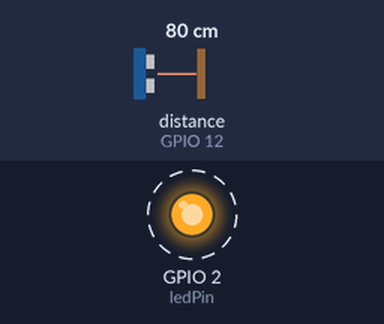
This sketch was run on a simulated ESP8266 (NodeMCU). On the bench: output pins drawn as LEDs (lit = HIGH). Dashed ring = blinking. The inputs (shaded band) are chosen by the test bench; at power-on: distance to the obstacle (sensor on GPIO 12) 80 cm. The echo pulse lasts 58.3 µs per cm; WiFi joins after 1.5 s; servers stay silent unless stated; what the sketch prints to the serial monitor is not drawn.

Above: at 1.85 s.
Timing chart, 0 to 4.8 s (numbered marks = the images above):
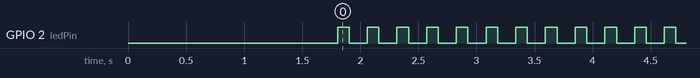

Measured:
- by itself, GPIO 2 (ledPin): alternates HIGH for 0.10 s and LOW for 0.16 s
- by itself, everything shown: repeats every 7.2 s, in 28 steps

The sketch:

Esp8266.ino
```cpp
#define BLYNK_TEMPLATE_ID "TMPL3fbtYn2Ss"
#define BLYNK_TEMPLATE_NAME "AICTE Smart Dustbin"
#define BLYNK_AUTH_TOKEN "4yFXy4OQ6q70rzh5HoTSlV3jP4mkbPB8"

#include <ESP8266WiFi.h>
#include <BlynkSimpleEsp8266.h>
#include <NewPing.h>

char auth[] = BLYNK_AUTH_TOKEN;
const int trigPin = 5;
const int echoPin = 12;
#define MAX_DISTANCE 200
const int ledPin = 2; // GPIO2 (or adjust to your LED pin)

char ssid[] = "Bitto";
char pass[] = "9278348561";

BlynkTimer timer;

NewPing sonar(trigPin, echoPin, MAX_DISTANCE);

int sensorThres = 100;
int distanceCm;
int resetDistance;

void setup() {
Serial.begin(9600);
Blynk.begin(auth, ssid, pass);
timer.setInterval(2500L, sendSensor);
pinMode(ledPin, OUTPUT);
}

void loop() {
// Wi-Fi Status LED
if (WiFi.status() == WL_CONNECTED) {
digitalWrite(ledPin, HIGH); // LED on when connected
delay(100);
digitalWrite(ledPin, LOW); // LED off for a brief moment
delay(100);
} else {
digitalWrite(ledPin, LOW); // LED off when disconnected
}

// Sensor readings and Serial output (always active)
delay(50);
distanceCm = sonar.ping_cm();
/*
if (distanceCm <= 7 && distanceCm != 0) {
resetDistance = 6 - distanceCm;
} else {
resetDistance = distanceCm;
}
*/
resetDistance = distanceCm;
// Continuous Serial Output (always print distance)
Serial.print("Distance: ");
Serial.print(distanceCm);
Serial.println(" cm");

Blynk.run(); // Keep Blynk running (data will be sent if connected)
timer.run();
}

void sendSensor() {
Serial.print("Sending to Blynk: ");
Serial.println(resetDistance);

if (Blynk.connected()) { // Check for Blynk connection
Blynk.virtualWrite(V0, resetDistance);
}
}
```
